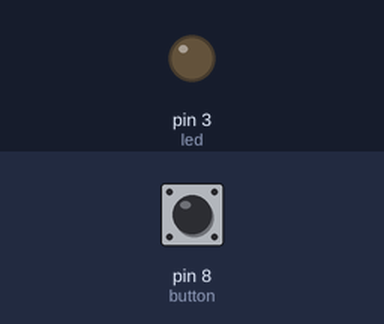
This sketch was run on a simulated Arduino Uno, built with avr-gcc and run on an emulated ATmega328P. Shown: output pins drawn as LEDs (lit = HIGH). The test bench sets the inputs (shaded band); at power-on: pin 8 (button) HIGH. What the sketch prints to the serial monitor is not drawn.

Above: at 1.2 s.
1.3 s: pin 8 (button) pulled LOW for 0.15 s
At 1.38 s:
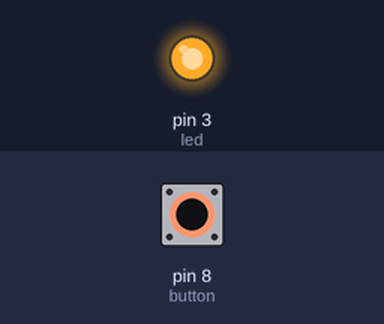
2.9 s: pin 8 (button) pulled LOW for 3.2 s
At 7.4 s:
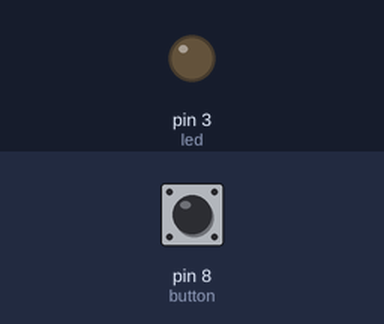
Timing chart, 0 to 8.9 s (numbered marks = the images above; inputs shaded):
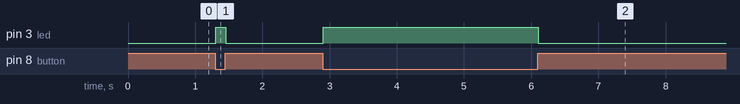

Measured:
- after the input at 1.3 s, pin 3 (led): LOW → HIGH at once, → LOW 0.15 s later
- after the input at 2.9 s, pin 3 (led): LOW → HIGH at once, → LOW 3.2 s later

The sketch:

testbutton.ino
```cpp
int led = 3;
int button = 8;
void setup() {
  // put your setup code here, to run once:
Serial.begin(9600);
pinMode(led,OUTPUT);
pinMode(button,INPUT_PULLUP);

}

void loop() {
  // put your main code here, to run repeatedly:
int doc = digitalRead(button);
Serial.println(doc);
if (doc ==HIGH)
digitalWrite(led,LOW);
else
digitalWrite(led,HIGH);
}
```
